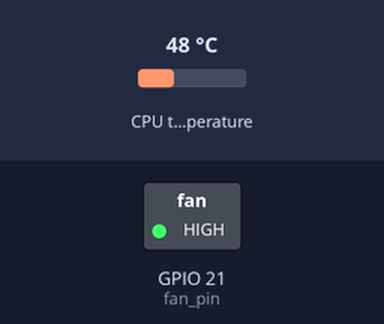
The program below on a simulated Raspberry Pi (BCM pin numbers). Parts: switched loads named in the program (green lamp = pin HIGH). The inputs (shaded band) are chosen by the test bench; at power-on: CPU temperature 48 °C. The clock reads 2024-03-15 10:24:30 at power-on unless the program sets it; files the program writes start out absent; threads take turns every 2 ms.

Above: at 8.7 s.
8.8 s: CPU temperature set to 34 °C
16.3 s: CPU temperature set to 31 °C
At 21.4 s:
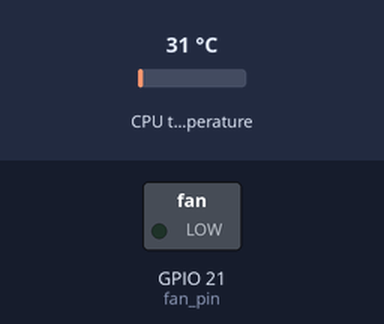
23.8 s: CPU temperature set to 43 °C
31.3 s: CPU temperature set to 46 °C
At 35.4 s:
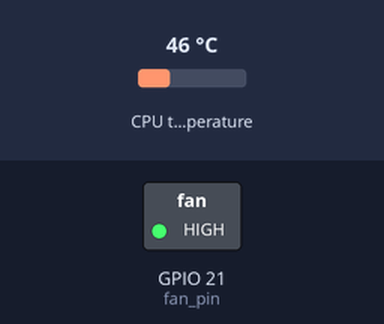
Timing chart, 0 to 36.9 s (numbered marks = the images above; inputs shaded):
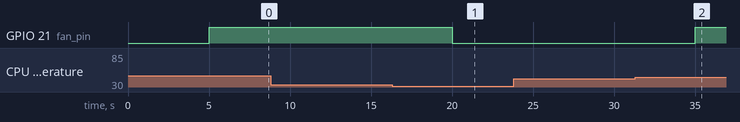

Measured:
- the behaviour switches between 33 and 32 °C on CPU temperature (found by bisection; images 0 and 1)
- the behaviour switches between 44 and 45 °C on CPU temperature (found by bisection; images 1 and 2)
- after the input at 8.8 s, every drawn part: stays the same
- after the input at 16.3 s, GPIO 21 (fan_pin): HIGH → LOW after 3.7 s
- after the input at 23.8 s, every drawn part: stays the same
- after the input at 31.3 s, GPIO 21 (fan_pin): LOW → HIGH after 3.7 s

The program:

temp_control_v4.py
```python
from gpiozero import CPUTemperature
import RPi.GPIO as GPIO
from threading import Timer
import time
from datetime import datetime
import logging
import os

# Setup logging
log_formatter = logging.Formatter('%(asctime)s:%(name)s:%(levelname)s:%(message)s')
logger = logging.getLogger(__name__)
logger.setLevel(logging.NOTSET)
# File logger
file_handler = logging.FileHandler(os.path.join("logs", "temperature_control.log"))
file_handler.setFormatter(log_formatter)
file_handler.setLevel(logging.DEBUG)
logger.addHandler(file_handler)


def main():
    logger.info(f"Program started")
    try:
        temp_control = TempControl(fan_on_t=45.0, hyst=12.0, fan_on_t_night=60.0, hyst_night=24.0, fan_pin=21,
                                   temp_check_interval_s=5.0)
        temp_control.start_cooling()
        while True:
            # To catch the keyboard interrupt the main thread has to be kept running
            time.sleep(999)
    except KeyboardInterrupt:
        logger.info(f"Program stopped by keyboard interrupt")
        # print("Program stopped")
        temp_control.stop()
        GPIO.cleanup()


class TempControl:
    """
    Class for controlling raspberry pi fan depending on CPU temperature.
    """
    LOG_FILE_NAME = "temp_log.txt"
    LOG_FREQUENCY_EVERY_CHECK = 6  # temp check interval x this is how frequent the log is written4
    NIGHT_START_HOUR = 22
    NIGHT_END_HOUR = 8

    def __init__(self, fan_on_t: float, hyst: float, fan_on_t_night: float, hyst_night: float,
                 fan_pin: int, temp_check_interval_s: float):
        """
        :param fan_on_t: t° above which the fan will be turned on
        :param hyst: fan_on_t - hyst will be the temp at which fan turned off
        :param fan_on_t_night: seperate set of settings for night so the PI does not make sound so often
        :param hyst_night:
        :param fan_pin: digital output to which the fan is connected. DO NOT CONNECT DIRRECTLY - use a transistor
        or relay
        :param temp_check_interval_s: how often to chech CPU temperature
        """
        # temp levels for turning fan on or off
        self.fan_on_t = fan_on_t
        self.hyst = hyst
        # temp levels for turning fan on or off during night, quiet mode
        self.fan_on_t_night = fan_on_t_night
        self.hyst_night = hyst_night
        # current status of fan
        self.fan_on = False
        self.caluclate_off_t()
        # digital output for controlling of fan
        self.fan_pin = fan_pin
        self.temp_check_interval_s = temp_check_interval_s
        self.setup_pin()
        self.stop_flag = False
        # determines when temperatures should be logged in seperate file
        self.log_cntr = 0

    def start_cooling(self):
        # starts the repeated temperature check thread
        self.check_thread = Timer(self.temp_check_interval_s, self.check_t_repeated)
        self.check_thread.start()

    def setup_pin(self):
        # setup digital output
        GPIO.setmode(GPIO.BCM)
        GPIO.setup(self.fan_pin, GPIO.OUT)

    def stop(self):
        # stop program
        self.stop_flag = True
        self.check_thread.cancel()

    def check_t_repeated(self):
        # method that calls itself repeatedly to check the CPU temperature and turn on off the fan
        cpu = CPUTemperature()
        cpu_t = cpu.temperature
        current_hour = datetime.now().hour
        # use different settings depending on whether it is night or not
        if self.NIGHT_START_HOUR <= current_hour or \
                self.NIGHT_END_HOUR >= current_hour:
            # night
            on_t = self.fan_on_t_night
            off_t = self.off_t_night
        else:
            # day
            on_t = self.fan_on_t
            off_t = self.off_t
        if cpu_t >= on_t:
            GPIO.output(self.fan_pin, GPIO.HIGH)
            self.fan_on = True
        elif cpu_t < off_t:
            self.fan_on = False
            GPIO.output(self.fan_pin, GPIO.LOW)
        if not self.stop_flag:
            self.check_thread = Timer(self.temp_check_interval_s, self.check_t_repeated)
            self.check_thread.start()
        self.log_temperature(cpu_t, self.fan_on)

    def set_hyst(self, new_hyst: float, new_hyst_night: float):
        """
        Change hysteresis settings
        :param new_hyst:
        :param new_hyst_night:
        :return:
        """
        self.hyst = new_hyst
        self.hyst_night = new_hyst_night
        self.caluclate_off_t()

    def set_on_t(self, new_on_t: float, new_on_t_night: float):
        """
        Change turn on setting settings
        :param new_on_t:
        :param new_on_t_night:
        :return:
        """
        self.fan_on_t = new_on_t
        self.fan_on_t_night = new_on_t_night
        self.caluclate_off_t()

    def caluclate_off_t(self):
        # calculate the temperatures at which the fan will be turned off
        self.off_t = self.fan_on_t - self.hyst
        self.off_t_night = self.fan_on_t_night - self.hyst_night

    def log_temperature(self, temp, fan_on_off):
        """
        Lof fan tempearature in a file
        :param temp: degrees to log
        :param fan_on_off: fan is on or off
        :return:
        """
        if (self.log_cntr % self.LOG_FREQUENCY_EVERY_CHECK) == 0:
            # log every N time
            cur_time = self.get_time_date_string()
            try:
                with open(self.LOG_FILE_NAME, "a+") as f:
                    f.write(f"{cur_time}, {temp}, {fan_on_off}\n")
            except IOError as e:
                logging.exception("IOError when logging temperature")
            except:  # handle other exceptions
                logging.exception("Other error when logging temperature")
        self.log_cntr += 1

    def get_time_date_string(self):
        """
        :return: current date and time as string like this : 2022_02_31_19_30_05
        """
        today = datetime.now()
        current_date = today.strftime("%Y_%m_%d")
        current_time = today.strftime("%H_%M_%S")
        string = f"{current_date}_{current_time}"
        return string


if __name__ == '__main__':
    main()
```
